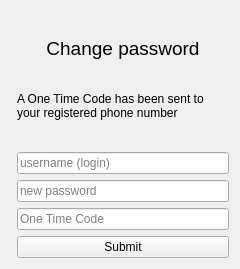
<?xml version="1.0" encoding="UTF-8"?>
<ui version="4.0">
 <class>Form</class>
 <widget class="QWidget" name="Form">
  <property name="geometry">
   <rect>
    <x>0</x>
    <y>0</y>
    <width>240</width>
    <height>269</height>
   </rect>
  </property>
  <property name="windowTitle">
   <string>Form</string>
  </property>
  <layout class="QFormLayout" name="formLayout">
   <item row="0" column="1">
    <spacer name="verticalSpacer">
     <property name="orientation">
      <enum>Qt::Vertical</enum>
     </property>
     <property name="sizeHint" stdset="0">
      <size>
       <width>20</width>
       <height>40</height>
      </size>
     </property>
    </spacer>
   </item>
   <item row="1" column="1">
    <widget class="QLabel" name="label">
     <property name="font">
      <font>
       <pointsize>14</pointsize>
      </font>
     </property>
     <property name="text">
      <string>Change password</string>
     </property>
     <property name="alignment">
      <set>Qt::AlignCenter</set>
     </property>
    </widget>
   </item>
   <item row="4" column="1">
    <spacer name="verticalSpacer_2">
     <property name="orientation">
      <enum>Qt::Vertical</enum>
     </property>
     <property name="sizeHint" stdset="0">
      <size>
       <width>20</width>
       <height>40</height>
      </size>
     </property>
    </spacer>
   </item>
   <item row="5" column="1">
    <widget class="QLineEdit" name="username_line">
     <property name="placeholderText">
      <string>username (login)</string>
     </property>
    </widget>
   </item>
   <item row="6" column="1">
    <widget class="QLineEdit" name="password_line">
     <property name="echoMode">
      <enum>QLineEdit::Password</enum>
     </property>
     <property name="placeholderText">
      <string>new password</string>
     </property>
    </widget>
   </item>
   <item row="7" column="1">
    <widget class="QLineEdit" name="OTC_line">
     <property name="placeholderText">
      <string>One Time Code</string>
     </property>
    </widget>
   </item>
   <item row="8" column="1">
    <widget class="QPushButton" name="Submit_Button">
     <property name="text">
      <string>Submit</string>
     </property>
    </widget>
   </item>
   <item row="3" column="1">
    <widget class="QLabel" name="label_2">
     <property name="text">
      <string>A One Time Code has been sent to your registered phone number</string>
     </property>
     <property name="textFormat">
      <enum>Qt::PlainText</enum>
     </property>
     <property name="wordWrap">
      <bool>true</bool>
     </property>
    </widget>
   </item>
   <item row="2" column="1">
    <spacer name="verticalSpacer_3">
     <property name="orientation">
      <enum>Qt::Vertical</enum>
     </property>
     <property name="sizeHint" stdset="0">
      <size>
       <width>20</width>
       <height>40</height>
      </size>
     </property>
    </spacer>
   </item>
  </layout>
 </widget>
 <resources/>
 <connections/>
</ui>
